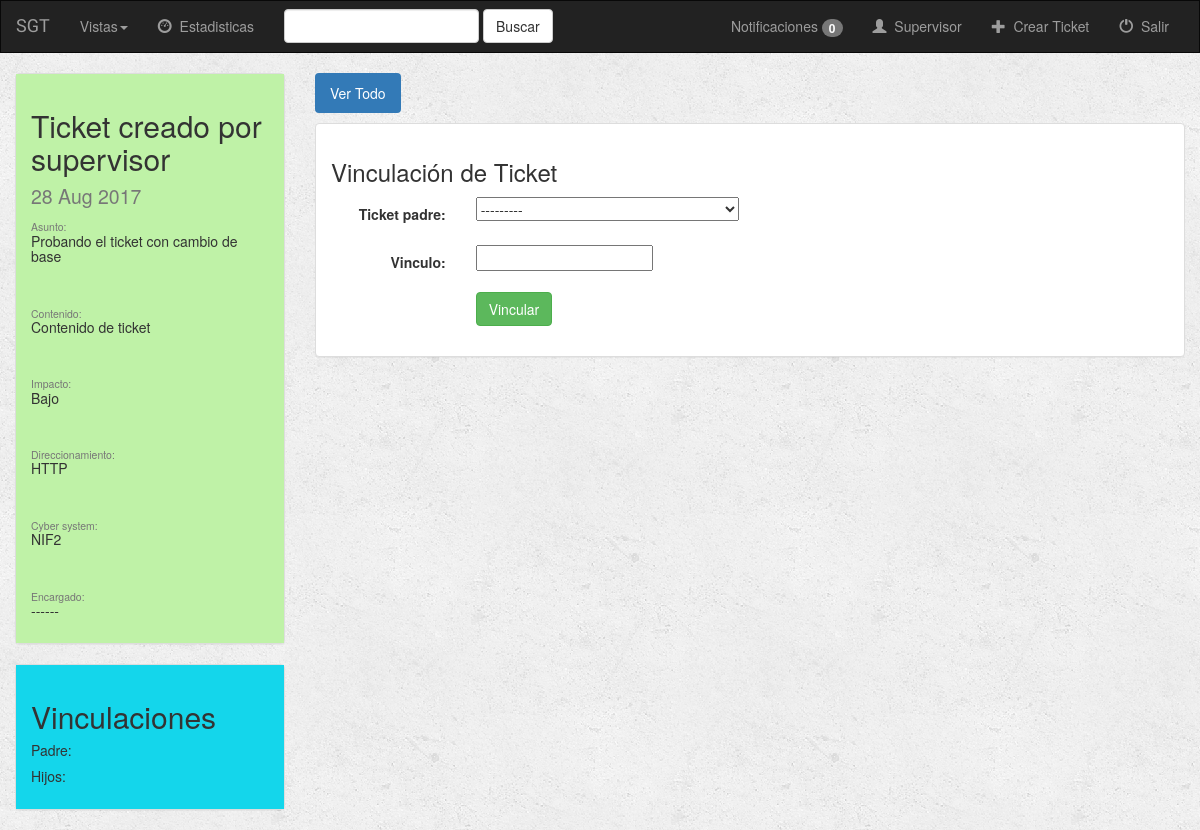
Screenshot of /29/accion/vincular/ (signed in) with the database file from the repository.
### ticket/models.py (models this page shows)
class Ticket(models.Model):
    titulo = models.CharField(max_length=100)
    asunto = models.CharField(max_length=300, null=True)
    contenido = models.CharField(max_length=300, null=True)
    prioridad = models.CharField(max_length=15, choices=(('Urgente', 'Urgente'), ('Estandar', 'Estandar'),
                                                         ('Baja', 'Baja')))
    impacto = models.CharField(max_length=8, null=True)
    direccionamiento = models.CharField(max_length=10, null=True)
    cybersystem = models.CharField(max_length=10, null=True)
    fecha_apertura = models.DateField(auto_now_add=True)
    fecha_cierre = models.DateField(null=True)
    cerrado = models.BooleanField(default=False)
    aplazado = models.BooleanField(default=False)
    fecha_aplazo = models.DateTimeField(null=True, default=datetime.now)
    tiempo_restante_aplazo = models.DurationField(null=True)
    asignado = models.BooleanField(default=False)
    eliminado = models.BooleanField(default=False)
    creador = models.ForeignKey(User, related_name='creador')
    encargado = models.ForeignKey(User, related_name='encargado', null=True)
    cerrador = models.ForeignKey(User, related_name='cerrador', null=True)
    def __str__(self):
        return self.titulo

### ticket/views.py (the view, shortened to what this page needs)
# urls.py: url(r'^(?P<ticket_id>[0-9]+)/accion/(?P<accion>\w+)/$', views.accion, name='accion'),
def accion(request, ticket_id, accion):
    if not request.user.is_authenticated():
        return render(request, 'ticket/login.html')
    else:
        if not (str(request.user.empleado.perfil) == 'supervisor' or str(request.user.empleado.perfil) == 'jefe'):
            return redirect('ticket:index')
        else:
            if accion == 'asignar':
                user = User.objects.get(pk=request.POST['user'])
                ticket = Ticket.objects.get(pk=request.POST['ticket'])
                ticket.encargado = user
                ticket.asignado = True
                ticket.save()
                enviarNotificacion([user], request.user, 'Se te ha encargado el Ticket: "'+ticket.titulo+'"', 'TAsignado', ticket)
                return redirect('ticket:detail', ticket_id)
            elif accion == 'vincular':
                form = VinculoForm(request.POST or None)
                ticket = get_object_or_404(Ticket, pk=ticket_id)
                context = {
                    'ticket': ticket,
                    'form': form,
                    'base': 'ticket/' + request.user.empleado.perfil + '/base.html',
                    'notificaciones': consultarNotificaciones(request.user)
                }
                return render(request, 'ticket/create_vinculo.html', context)
            else:
                redirect('ticket:index')

### ticket/forms.py
class VinculoForm(forms.ModelForm):
    class Meta:
        model = Vinculo
        fields = ['ticket_padre','vinculo']

### ticket/views.py (called while the page is built)
def consultarNotificaciones(user):
    if hasattr(user, 'notificaciones'):
        min_td = datetime.now() - timedelta(minutes=10)
        notificaciones = list(user.notificaciones.filter(fecha__gte=min_td))
        notificaciones.sort(key=lambda noti: noti.fecha, reverse=True)
        return notificaciones
    else:
        return []

### templates/ticket/create_vinculo.html (shortened to what this page needs)
{% extends base %}
{% block body %}
<div class="container-fluid">
    <div class="row">
        {% include 'ticket/elementos/detalles_ticket.html' %}
        <div class="col-sm-8 col-md-9">
            <ul class="nav nav-pills" style="margin-bottom: 10px;">
                <li role="presentation" class="active"><a href="{% url 'ticket:detail' ticket.id %}">Ver Todo</a></li>
            </ul>
            <div class="panel panel-default">
                <div class="panel-body">
                    <h3>Vinculación de Ticket</h3>
                    <form class="form-horizontal" role="form" action="" method="post" enctype="multipart/form-data">
                        {% include 'ticket/form_template.html' %}
                        <div class="form-group">
                            <div class="col-sm-offset-2 col-sm-10">
                                <button type="submit" class="btn btn-success">Vincular</button>
                            </div>
                        </div>
                    </form>
                </div>
            </div>
        </div>
    </div>
    {% include 'ticket/elementos/vinculos_ticket.html' %}
</div>
{% endblock %}

### templates/ticket/elementos/detalles_ticket.html (shortened to what this page needs)
{% block detalles_ticket %}
        <div class="col-sm-4 col-md-3">
            <div class="panel panel-default">
                <div class="panel-body" {% if ticket.prioridad == 'Baja' %}
                            style="background-color:#BFF2A7"
                        {% elif ticket.prioridad == 'Estandar' %}
                            style="background-color:#F2EFA7"
                        {% else %}
                            style="background-color:#F2B2A7"
                        {% endif %}>
                    <h2>
                        {{ ticket.titulo }}
                         <br>
                        <small>{{ ticket.fecha_apertura|date:"d M Y" }}</small>
                    </h2>
                    {% if ticket.asunto %}
                        <h5>
                            <small>Asunto:</small>  <br>
                            {{ ticket.asunto }}
                        </h5><br>
                    {% endif %}
                    {% if ticket.contenido %}
                        <h5>
                            <small>Contenido:</small>   <br>
                            {{ ticket.contenido }}
                        </h5><br>
                    {% endif %}
                    {% if ticket.impacto %}
                        <h5>
                            <small>Impacto:</small> <br>
                            {{ ticket.impacto }}
                        </h5><br>
                    {% endif %}
                    {% if ticket.direccionamiento %}
                        <h5>
                            <small>Direccionamiento:</small>    <br>
                            {{ ticket.direccionamiento }}
                        </h5><br>
                    {% endif %}
                    {% if ticket.cybersystem %}
                        <h5>
                            <small>Cyber system:</small>    <br>
                            {{ ticket.cybersystem }}
                        </h5><br>
                    {% endif %}
                    <h5>
                        <small>Encargado:</small><br>
                        {% if ticket.encargado %}
                            {{ ticket.encargado.empleado }}
                        {% else %}
                            ------
                        {% endif %}
                    </h5>
                </div>
            </div>
        </div>
{% endblock detalles_ticket%}

### ticket/static/ticket/style.css (style rules this page uses)
body { background: white url("images/background.png"); }

### rows the page displays
Ticket: titulo "Ticket creado por supervisor", fecha_apertura "28 Aug 2017", asunto "Probando el ticket con cambio de base", contenido "Contenido de ticket", impacto "Bajo", direccionamiento "HTTP", cybersystem "NIF2"

### other values shown
{{ notificaciones|length }} "0"
{{ field.label_tag }} "Ticket padre:" "Vinculo:"
